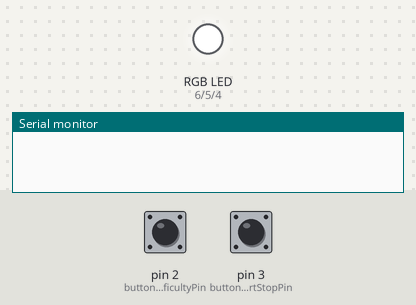
The program below on a simulated Arduino Uno, built with avr-gcc and run on an emulated ATmega328P. Parts: an RGB LED mixed from three pins (HIGH = lit), the last lines printed to the serial monitor. Dashed ring = blinking. The test bench sets the inputs (shaded band); at power-on: pin 3 (buttonStartStopPin) HIGH, pin 2 (buttonDifficultyPin) HIGH. Random numbers use the default seed unless the program sets one.

Above: at 1.2 s.
1.3 s: pin 3 (buttonStartStopPin) pulled LOW for 0.15 s
At 2.2 s:
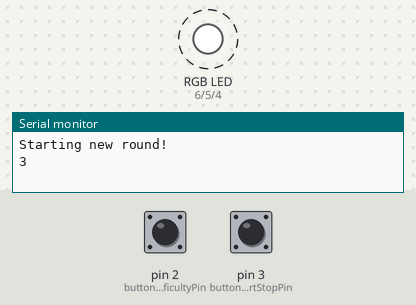
4.4 s: pin 3 (buttonStartStopPin) pulled LOW for 1 s
At 4.9 s:
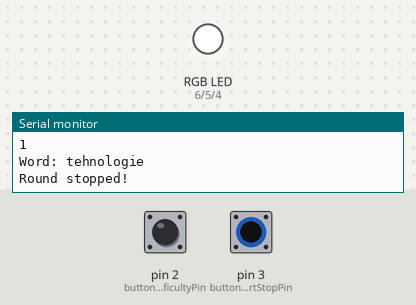
12.5 s: pin 3 (buttonStartStopPin) pulsed HIGH 2 times (0.12 s each, 0.3 s apart)
At 16.5 s:
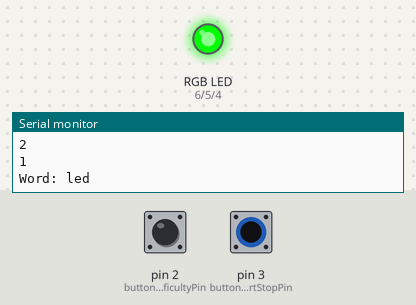
Timing chart, 0 to 47.1 s (numbered marks = the images above; inputs shaded):
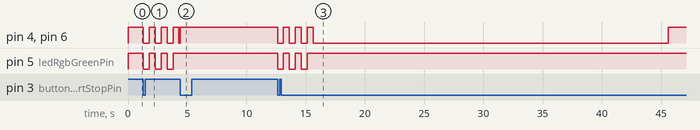

The program:

main.cpp
```cpp
#include <Arduino.h>

const int buttonStartStopPin = 3;
const int buttonDifficultyPin = 2;

const int ledRgbBluePin = 4;
const int ledRgbGreenPin = 5;
const int ledRgbRedPin = 6;

enum GameState { IDLE, RUNNING };
GameState currentState = IDLE;

volatile int difficultyLevel = 0;
const char* difficulties[] = {"Easy", "Medium", "Hard"};
volatile bool startStopPressed = false;
volatile bool difficultyPressed = false;

unsigned long startTime;
unsigned long countdownTime = 3000;
unsigned long roundDuration = 30000;
unsigned long wordDisplayTime = 3000;

int correctWordsCount = 0;
const char* wordList[] = {"tema", "led", "lab", "mere", "timp", "luna", "casa", "soare", "curs", "program", "tehnologie"};
const int wordCount = sizeof(wordList) / sizeof(wordList[0]);

String currentWord = "";
String userInput = "";
bool newWordReady = true;
unsigned long wordStartTime;
unsigned long lastButtonPress = 0;
const unsigned long debounceDelay = 500;

// Function to set the color of the RGB LED based on the provided RGB values
void setLedColor(int red, int green, int blue) {
    analogWrite(ledRgbRedPin, red);
    analogWrite(ledRgbGreenPin, green);
    analogWrite(ledRgbBluePin, blue);
}

// Function to display a countdown from 3 to 1 before starting the round
void countdownDisplay() {
    for (int i = 3; i > 0; i--) {
        Serial.println(i);
        setLedColor(0, 0, 0);
        delay(500);
        setLedColor(255, 255, 255);
        delay(500);
    }
    setLedColor(0, 255, 0);
}

// Function to randomly select and display the next word for the user to type
void displayNextWord() {
    int randomIndex = random(wordCount);
    currentWord = wordList[randomIndex];
    Serial.print("Word: ");
    Serial.println(currentWord);
    userInput = "";
    newWordReady = false;
    wordStartTime = millis();
}

// Function to check the user's input against the current word and update the score
void checkUserInput() {
    if (Serial.available()) {
        char inputChar = Serial.read();
        if (inputChar == 8) {
            if (userInput.length() > 0) {
                userInput.remove(userInput.length() - 1);
                Serial.print("\b \b");
            }
            return;
        }
        userInput += inputChar;

        if (userInput.length() == currentWord.length()) {
            if (userInput.equals(currentWord)) {
                correctWordsCount++;
                newWordReady = true;
                setLedColor(0, 255, 0);
            } else {
                setLedColor(255, 0, 0);
            }
        }
    }
}

// Function to initialize a new round of the game, resetting relevant variables
void startNewRound() {
    currentState = RUNNING;
    correctWordsCount = 0;
    userInput = "";
    newWordReady = true;
    Serial.println("Starting new round!");
    startTime = millis();
}

// Function to stop the current round and return to the IDLE state
void stopRound() {
    currentState = IDLE;
    Serial.println("Round stopped!");
    setLedColor(255, 255, 255);
}

// Function to conclude the round, displaying the user's score and resetting the state
void endRound() {
    currentState = IDLE;
    Serial.print("Round ended! You scored: ");
    Serial.println(correctWordsCount);
    setLedColor(255, 255, 255);
}

// Function to handle the start/stop button press with debouncing logic
void handleStartStop() {
    if (millis() - lastButtonPress > debounceDelay) {
        startStopPressed = true;
        lastButtonPress = millis();
    }
}

// Function to handle the difficulty button press and cycle through difficulty levels
void handleDifficulty() {
    if (currentState == IDLE) {
        if (millis() - lastButtonPress > debounceDelay) {
            difficultyLevel = (difficultyLevel + 1) % 3;
            Serial.print(difficulties[difficultyLevel]);
            Serial.println(" mode on!");
            switch (difficultyLevel) {
                case 0: wordDisplayTime = 3000; break;
                case 1: wordDisplayTime = 1500; break;
                case 2: wordDisplayTime = 1000; break;
            }
            lastButtonPress = millis();
        }
    }
}

// Arduino setup function to initialize serial communication and pin modes
void setup() {
    Serial.begin(9600);
    pinMode(buttonStartStopPin, INPUT_PULLUP);
    pinMode(buttonDifficultyPin, INPUT_PULLUP);
    pinMode(ledRgbGreenPin, OUTPUT);
    pinMode(ledRgbBluePin, OUTPUT);
    pinMode(ledRgbRedPin, OUTPUT);
    attachInterrupt(digitalPinToInterrupt(buttonStartStopPin), handleStartStop, FALLING);
    attachInterrupt(digitalPinToInterrupt(buttonDifficultyPin), handleDifficulty, FALLING);
    setLedColor(255, 255, 255);
}

// Main loop function that manages the game state and user interactions
void loop() {
    if (startStopPressed) {
        startStopPressed = false;
        if (currentState == IDLE) {
            startNewRound();
        } else {
            stopRound();
        }
    }

    if (difficultyPressed) {
        difficultyPressed = false;
        handleDifficulty();
    }

    if (currentState == RUNNING) {
        if (millis() < startTime + countdownTime) {
            countdownDisplay();
        } else if (millis() < startTime + countdownTime + roundDuration) {
            if (newWordReady) {
                displayNextWord();
            } else if (millis() - wordStartTime >= wordDisplayTime) {
                displayNextWord();
            }
            checkUserInput();
        } else {
            endRound();
        }
    }
}
```

Measured:
- after the input at 1.3 s, pin 4 (ledRgbBluePin), pin 5 (ledRgbGreenPin), pin 6 (ledRgbRedPin): alternates HIGH for 0.50 s and LOW for 0.50 s, starting at once
- after the input at 4.4 s, pin 4 (ledRgbBluePin), pin 6 (ledRgbRedPin): LOW → HIGH at once
- after the input at 12.5 s, pin 4 (ledRgbBluePin), pin 6 (ledRgbRedPin): goes 3 × (LOW 0.50 s, HIGH 0.50 s), LOW 30.0 s, then HIGH, starting after 0.12 s; pin 5 (ledRgbGreenPin): alternates HIGH for 0.50 s and LOW for 0.50 s, 6 changes in all, then stays HIGH, starting after 0.12 s
